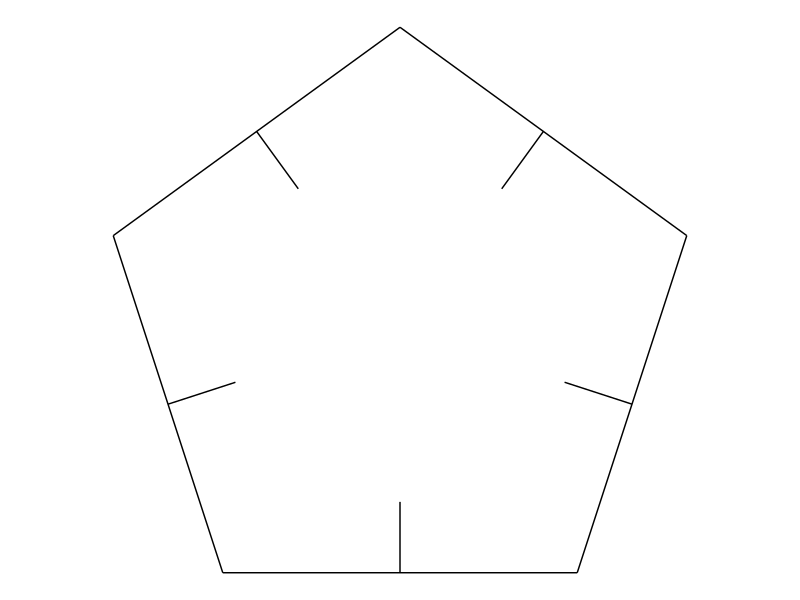

Here is the R script that generated this plot:
library(tidyverse)

polygon <- function(n) {
  tibble(
    x    = accumulate(1:(n-1), ~.x+cos(.y*2*pi/n), .init = 0),
    y    = accumulate(1:(n-1), ~.x+sin(.y*2*pi/n), .init = 0),
    xend = accumulate(2:n,     ~.x+cos(.y*2*pi/n), .init = cos(2*pi/n)),
    yend = accumulate(2:n,     ~.x+sin(.y*2*pi/n), .init = sin(2*pi/n)))
}

polygon(5) -> df1
df1 %>% mutate(angle = atan2(yend-y, xend-x)+pi/2,
               x = 0.5*x+0.5*xend,
               y = 0.5*y+0.5*yend,
               xend = x+0.2*cos(angle),
               yend = y+0.2*sin(angle)) %>% 
  select(x, y, xend, yend) -> df2
df1 %>% bind_rows(df2) -> df
ggplot(df)+
  geom_segment(aes(x=x, y=y, xend=xend, yend=yend))+
  coord_equal()+
  theme_void()


